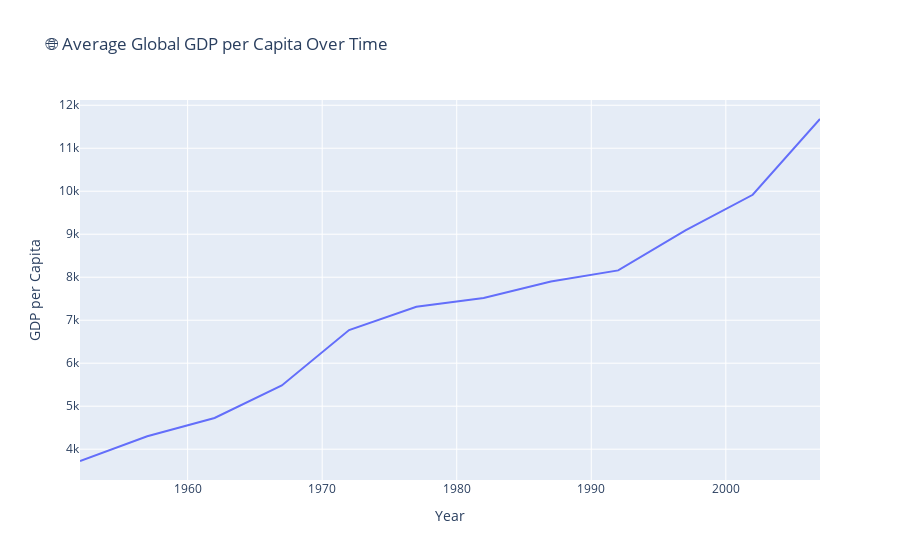

The cell this chart's notebook holds for it:
### Code cell
gdp_trend = df.groupby("year")["gdpPercap"].mean().reset_index()

fig = px.line(gdp_trend, x="year", y="gdpPercap",
              title="🌐 Average Global GDP per Capita Over Time",
              labels={"gdpPercap": "GDP per Capita", "year": "Year"})
fig.show()

### Figure 1 — Plotly figure (JSON) as saved in the notebook; plotly's stock layout.template omitted (floating-point values rounded to 4 significant figures)
{"data": [{"hovertemplate": "Year=%{x}<br>GDP per Capita=%{y}<extra></extra>", "legendgroup": "", "line": {"color": "#636efa", "dash": "solid"}, "marker": {"symbol": "circle"}, "mode": "lines", "name": "", "orientation": "v", "showlegend": false, "type": "scatter", "x": [1952, 1957, 1962, 1967, 1972, 1977, 1982, 1987, 1992, 1997, 2002, 2007], "xaxis": "x", "y": [3725.0, 4299.0, 4726.0, 5484.0, 6770.0, 7313.0, 7519.0, 7901.0, 8159.0, 9090.0, 9918.0, 11680.0], "yaxis": "y"}], "layout": {"legend": {"tracegroupgap": 0}, "title": {"text": "🌐 Average Global GDP per Capita Over Time"}, "xaxis": {"anchor": "y", "domain": [0, 1], "title": {"text": "Year"}}, "yaxis": {"anchor": "x", "domain": [0, 1], "title": {"text": "GDP per Capita"}}}}
